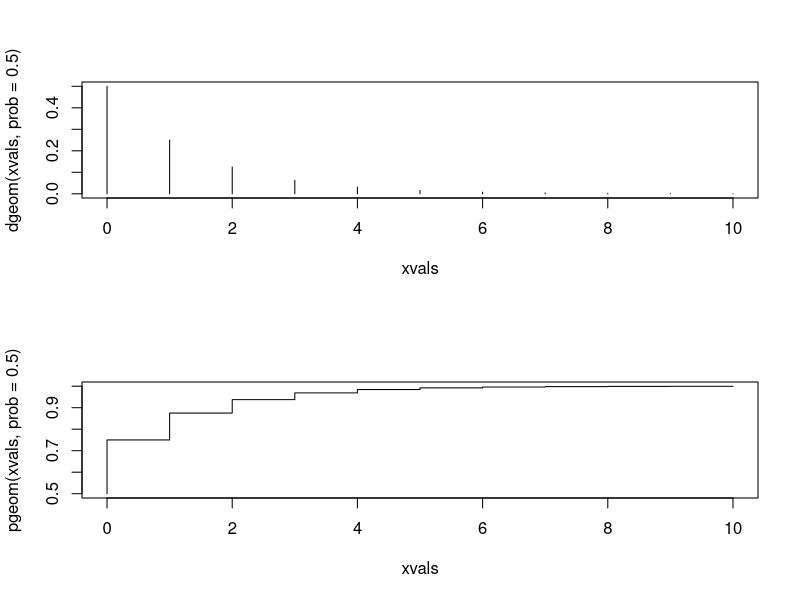

Reproduce this figure in R. (Note: this script raises an error after producing the figure.)
## ---- chunk 1
knitr::opts_chunk$set(echo = TRUE)
## ---- chunk 2
par(mfrow = c(2,1))
xvals <- 0:10
plot(xvals, dgeom(xvals, prob = 0.5), type = "h") #geometric(0.5) pmf
plot(xvals, pgeom(xvals, prob = 0.5), type = "S") #geometric(0.5) cdf

## ---- chunk 3
igeom(0.7, 0.1) # the 2nd graph is a PMF and the 3rd was the CDF, inverse distribution happening on the fly (geometrc distribution)
## ---- chunk 4
set.seed(8675309) # or your favorite integer > 0 
uvals5 <- runif(n = 5)
uvals <- runif(n = 100) # generate 5 uniform(0,1) variates 
igamma(uvals5, shape = 2, scale = 0.5, showPDF = TRUE, plotDelay = 0.5, showECDF = TRUE) 
#igamma(uvals, shape = 2, scale = 0.5, showPDF = TRUE, plotDelay = 0.5, showECDF = TRUE) 
#Repeat the process also showing the empirical CDF by including showECDF = TRUE in the argument list.

## ---- chunk 5
numJobs <- 1000
maxT <- 50
  
times <- runif(numJobs, )
times = sort(times)
stripchart(times, pch = '|')
iatimes = diff(times)
hist(iatimes)
hist(iatimes, freq = FALSE, )
